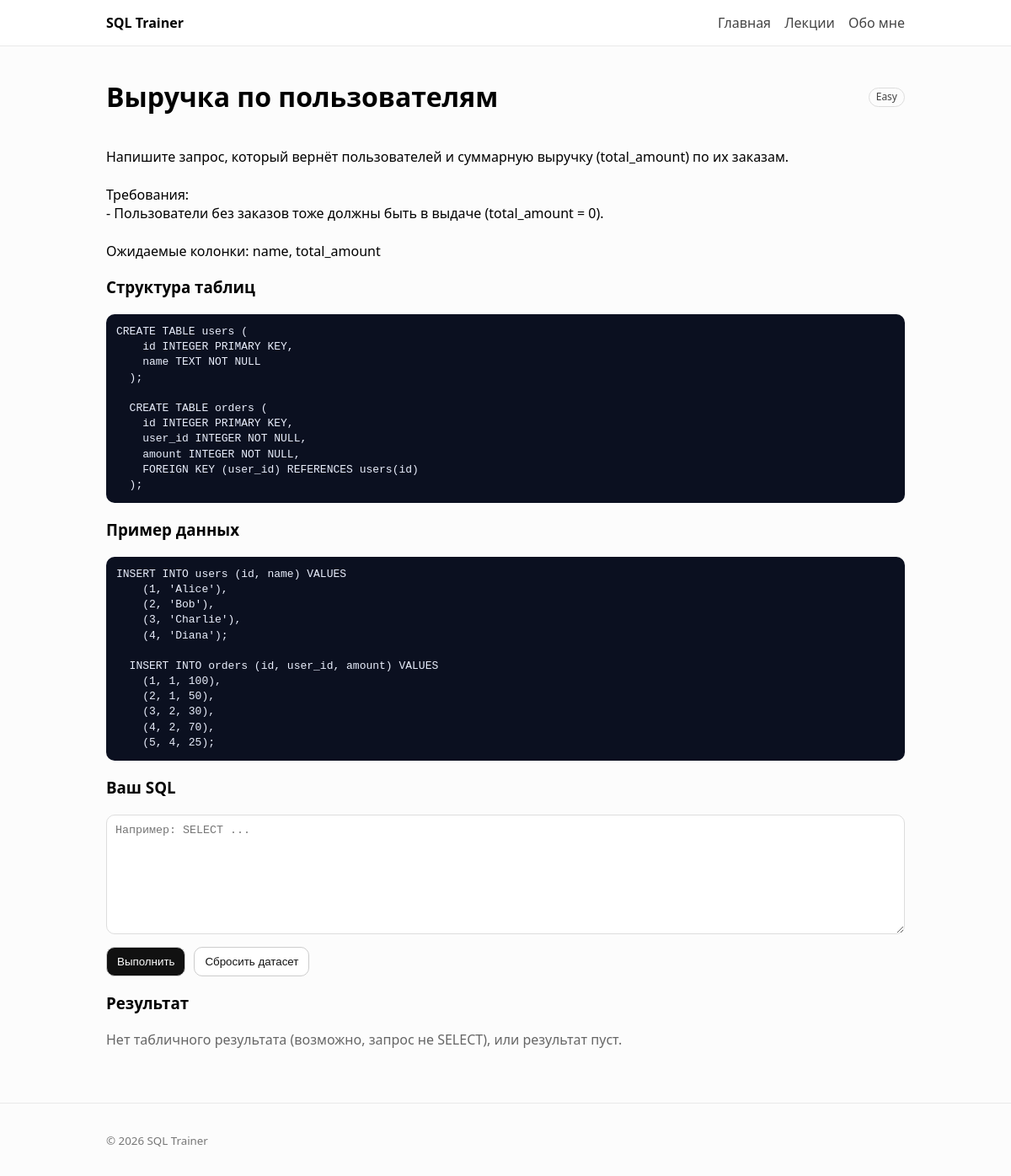
The app's page /task/2 with its own data.
### tables this page shows
CREATE TABLE tasks (
  id INTEGER PRIMARY KEY AUTOINCREMENT,
  title TEXT NOT NULL,
  short_desc TEXT NOT NULL,
  level TEXT NOT NULL,             -- Easy | Medium | Hard | Advanced
  full_desc TEXT NOT NULL,
  dataset_sql TEXT NOT NULL,
  seed_sql TEXT NOT NULL,
  solution_sql TEXT NOT NULL,
  check_mode TEXT NOT NULL DEFAULT 'unordered' -- unordered | ordered
);

### app.py (the view, shortened to what this page needs)
@app.route("/task/<int:task_id>", methods=["GET", "POST"])
def task_page(task_id: int):
    task = db.get_task(task_id)
    if task is None:
        return "Task not found", 404
    db.ensure_dataset(task)
    sql = ""
    columns = None
    rows = None
    error = None
    verdict = None
    verdict_msg = None
    return render_template(
        "task.html",
        task=task,
        sql=sql,
        columns=columns,
        rows=rows,
        error=error,
        verdict=verdict,
        verdict_msg=verdict_msg,
    )

### db.py (called while the page is built, shortened)
def connect_app_db():
    conn = sqlite3.connect(APP_DB)
    conn.row_factory = sqlite3.Row
    return conn

def get_task(task_id: int):
    with connect_app_db() as conn:
        return conn.execute("SELECT * FROM tasks WHERE id = ?", (task_id,)).fetchone()

def dataset_path(task_id: int) -> Path:
    DATASETS_DIR.mkdir(parents=True, exist_ok=True)
    return DATASETS_DIR / f"task_{task_id}.db"

def ensure_dataset(task_row):
    path = dataset_path(task_row["id"])
    if path.exists():
        return

### templates/task.html (shortened to what this page needs)
{% extends "base.html" %}
{% set title = task.title %}
{% block content %}
  <div class="task-header">
    <h1>{{ task.title }}</h1>
    <span class="badge">{{ task.level }}</span>
  </div>
  <p style="white-space: pre-line;">{{ task.full_desc }}</p>
  <h3>Структура таблиц</h3>
  <pre class="code">{{ task.dataset_sql | trim }}</pre>
  <h3>Пример данных</h3>
  <pre class="code">{{ task.seed_sql | trim }}</pre>
  <h3>Ваш SQL</h3>
  <form method="post" class="sql-form">
    <textarea name="sql" rows="8" placeholder="Например: SELECT ...">{{ sql }}</textarea>
    <div class="form-actions">
      <button type="submit" name="action" value="run">Выполнить</button>
      <button type="submit" name="action" value="reset" class="secondary"
              onclick="return confirm('Сбросить датасет к исходному состоянию?')">
        Сбросить датасет
      </button>
    </div>
  </form>
  <h3>Результат</h3>
  {% if columns %}
    <div class="table-wrap">
      <table>
        <thead>
          <tr>
            {% for c in columns %}
              <th>{{ c }}</th>
            {% endfor %}
          </tr>
        </thead>
        <tbody>
          {% for r in rows %}
            <tr>
              {% for c in columns %}
                <td>{{ r[c] }}</td>
              {% endfor %}
            </tr>
          {% endfor %}
        </tbody>
      </table>
    </div>
    <p class="muted">Показано строк: {{ rows|length }}</p>
  {% else %}
    <p class="muted">Нет табличного результата (возможно, запрос не SELECT), или результат пуст.</p>
  {% endif %}
{% endblock %}

### static/styles.css (style rules this page uses)
* { box-sizing: border-box; }
body { margin: 0; font-family: system-ui, -apple-system, Segoe UI, Roboto, Arial, sans-serif; line-height: 1.4; background: #fcfcfc; }
.muted { color: #666; }
.badge { display: inline-block; padding: 2px 8px; border-radius: 999px; border: 1px solid #ddd; font-size: 12px; color: #444; white-space: nowrap; }
.task-header { display: flex; align-items: center; justify-content: space-between; gap: 12px; }
.code { background: #0b1020; color: #e9eefc; padding: 12px; border-radius: 10px; overflow: auto; }
.sql-form textarea { width: 100%; font-family: ui-monospace, SFMono-Regular, Menlo, Consolas, monospace; padding: 10px; border-radius: 10px; border: 1px solid #ddd; }
.form-actions { display: flex; gap: 10px; margin-top: 10px; flex-wrap: wrap; }
button { padding: 9px 12px; border: 1px solid #ccc; border-radius: 10px; background: #111; color: #fff; cursor: pointer; }
button.secondary { background: #fff; color: #111; }

### records on screen
tasks: title "Выручка по пользователям", level "Easy", full_desc "Напишите запрос, который вернёт пользователей и суммарную выручку (total_amount) по их заказам. Требования: - Пользователи без заказов тоже должны быть в выдаче (total_amount = 0). Ожидаемые колонки: name, total_amount", dataset_sql "CREATE TABLE users ( id INTEGER PRIMARY KEY, name TEXT NOT NULL ); CREATE TABLE orders ( id INTEGER PRIMARY KEY, user_id INTEGER NOT NULL, amount INTEGER NOT NULL, FOREIGN KEY (user_id) REFERENCES users(id) );", seed_sql "INSERT INTO users (id, name) VALUES (1, 'Alice'), (2, 'Bob'), (3, 'Charlie'), (4, 'Diana'); INSERT INTO orders (id, user_id, amount) VALUES (1, 1, 100), (2, 1, 50), (3, 2, 30), (4, 2, 70), (5, 4, 25);"
